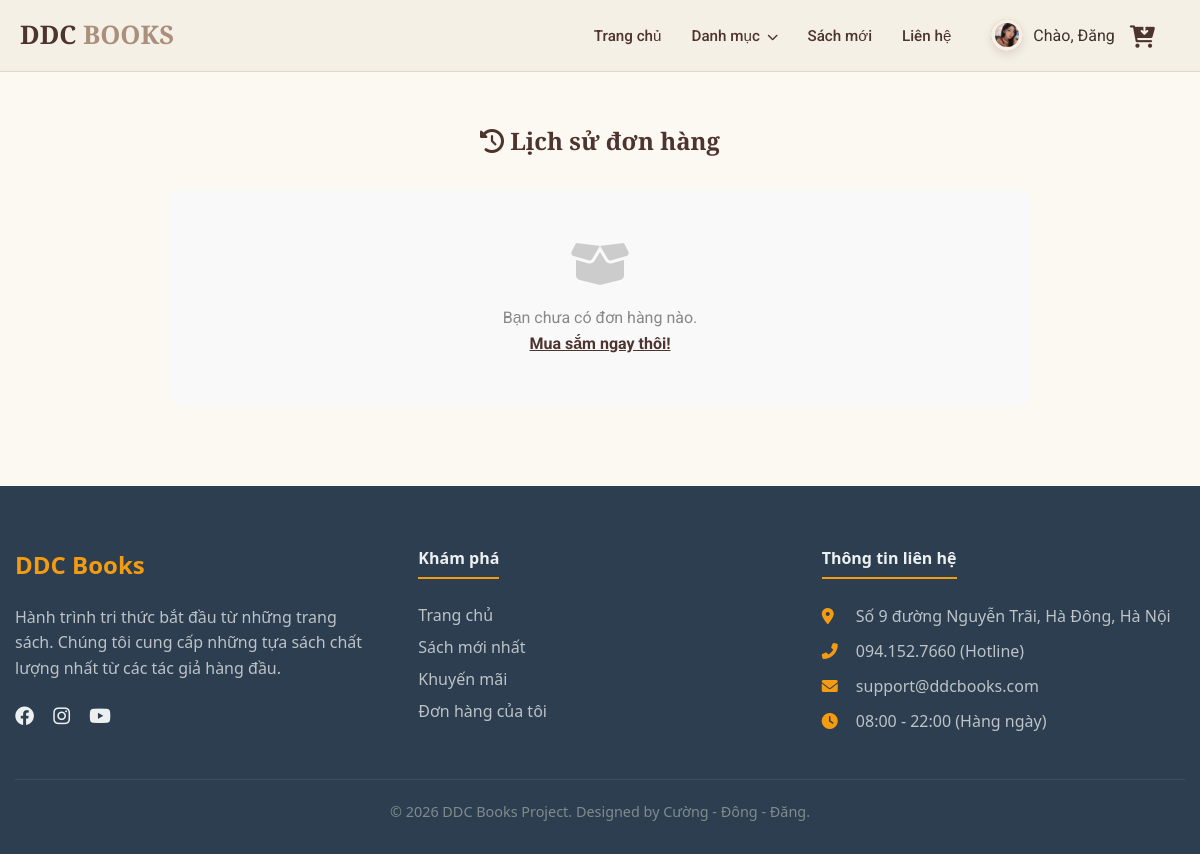
/order-history/ (signed in), run on an earlier commit of the app's database.
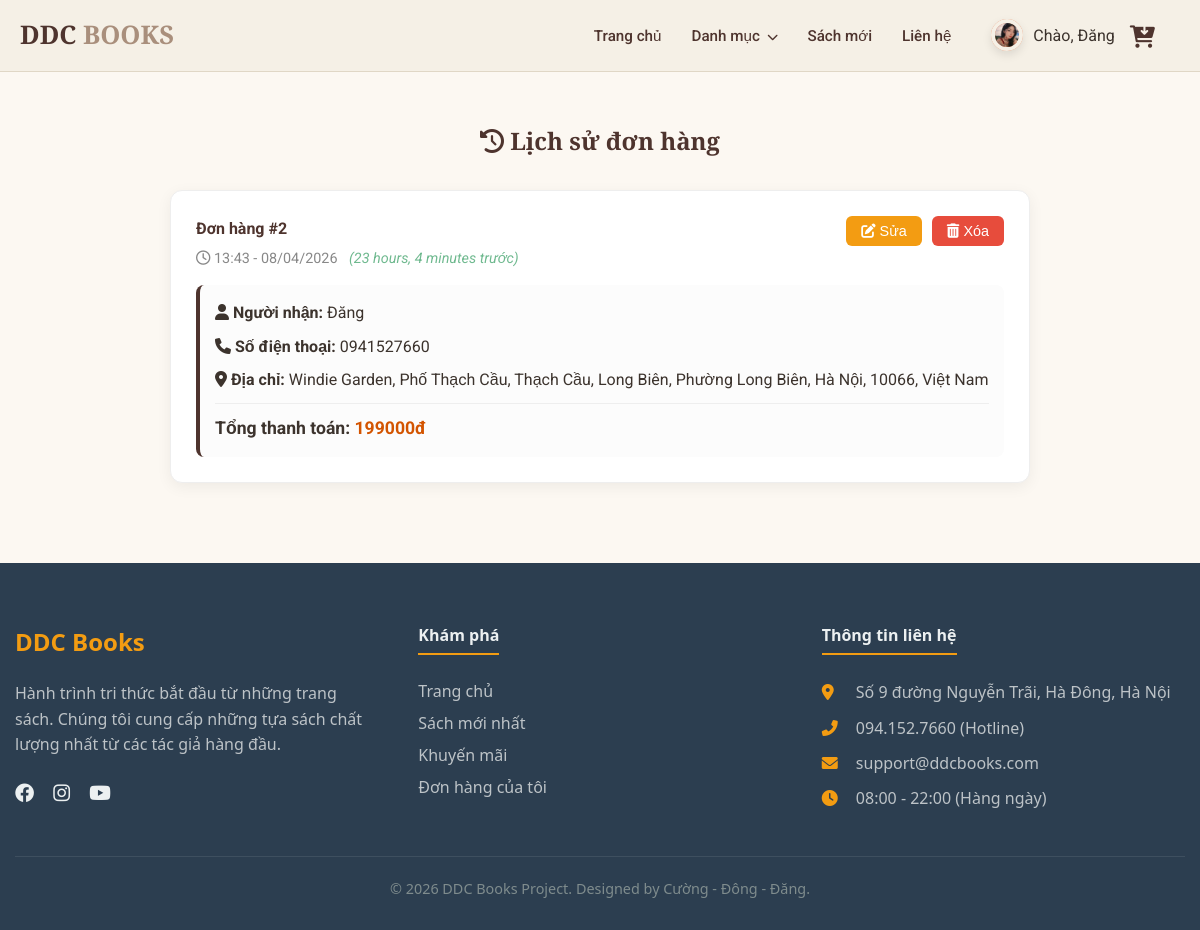
And on a later commit of the database.
### app/models.py (models this page shows, shortened)
class Order(models.Model):
    STATUS_CHOICES = (
        ('Pending', 'Chờ xử lý'),
        ('Processing', 'Đang đóng gói'),
        ('Shipped', 'Đang giao'),
        ('Delivered', 'Đã giao'),
        ('Cancelled', 'Đã hủy'),
    )
    user = models.ForeignKey(User, on_delete=models.CASCADE)
    full_name = models.CharField(max_length=255)
    phone = models.CharField(max_length=20)
    address = models.TextField()
    total_price = models.DecimalField(max_digits=12, decimal_places=0)
    created_at = models.DateTimeField(auto_now_add=True)
    status = models.CharField(max_length=20, choices=STATUS_CHOICES, default='Pending')

### app/views.py (the view)
# urls.py: path('order-history/', views.order_history, name='order_history'),
@login_required
def order_history(request):
    orders = Order.objects.filter(user=request.user).order_by('-created_at')
    return render(request, 'app/order_history.html', {'orders': orders})

### app/templates/app/order_history.html (shortened to what this page needs)
{% extends 'app/base.html' %}
{% block content %}
<div class="container" style="margin-top: 50px; margin-bottom: 80px; max-width: 900px;">
    <h2 style="text-align: center; color: #4E342E; font-family: 'Playfair Display', serif; margin-bottom: 30px;">
        <i class="fas fa-history"></i> Lịch sử đơn hàng
    </h2>
    {% for order in orders %}
    <div style="background: #fff; border-radius: 12px; padding: 25px; margin-bottom: 25px; border: 1px solid #eee; box-shadow: 0 4px 15px rgba(0,0,0,0.06);">
        <div style="display: flex; justify-content: space-between; align-items: flex-start; margin-bottom: 15px;">
            <div>
                <h4 style="color: #4E342E; margin: 0;">Đơn hàng #{{ order.id }}</h4>
                <p style="margin: 5px 0 0 0; font-size: 0.9rem; color: #888;">
                    <i class="far fa-clock"></i> {{ order.created_at|date:"H:i - d/m/Y" }}
                    <span style="margin-left: 8px; font-style: italic; color: #6fb98f;">({{ order.created_at|timesince }} trước)</span>
                </p>
            </div>
            <div style="display: flex; gap: 10px;">
                <button onclick="openEditModal('{{ order.id }}', '{{ order.full_name }}', '{{ order.phone }}', '{{ order.address }}')"
                        style="background: #f39c12; color: white; border: none; padding: 7px 15px; border-radius: 6px; cursor: pointer; font-size: 0.9rem;">
                    <i class="fas fa-edit"></i> Sửa
                </button>
                <button onclick="confirmDeleteOrder('{{ order.id }}')"
                        style="background: #e74c3c; color: white; border: none; padding: 7px 15px; border-radius: 6px; cursor: pointer; font-size: 0.9rem;">
                    <i class="fas fa-trash-alt"></i> Xóa
                </button>
            </div>
        </div>
        <div style="background: #fcfcfc; border-radius: 8px; padding: 15px; border-left: 4px solid #4E342E;">
            <p style="margin-bottom: 8px;"><strong><i class="fas fa-user"></i> Người nhận:</strong> {{ order.full_name }}</p>
            <p style="margin-bottom: 8px;"><strong><i class="fas fa-phone"></i> Số điện thoại:</strong> {{ order.phone }}</p>
            <p style="margin-bottom: 8px;"><strong><i class="fas fa-map-marker-alt"></i> Địa chỉ:</strong> {{ order.address }}</p>
            <p style="margin-top: 10px; font-size: 1.1rem; border-top: 1px solid #eee; padding-top: 10px;">
                <strong>Tổng thanh toán:</strong>
                <span style="color: #d35400; font-weight: bold;">{{ order.total_price }}đ</span>
            </p>
        </div>
    </div>
    {% empty %}
    <div style="text-align: center; padding: 50px; background: #f9f9f9; border-radius: 12px;">
        <i class="fas fa-box-open" style="font-size: 3rem; color: #ccc;"></i>
        <p style="margin-top: 15px; color: #888;">Bạn chưa có đơn hàng nào.</p>
        <a href="{% url 'home' %}" style="color: #4E342E; font-weight: bold;">Mua sắm ngay thôi!</a>
    </div>
    {% endfor %}
</div>
{% endblock %}

What changed in the data, as far as the page shows it:
added Order: id "2", created_at "13:43 - 08/04/2026", created_at "23 hours, 4 minutes", full_name "Đăng", phone "0941527660", address "Windie Garden, Phố Thạch Cầu, Thạch Cầu, Long Biên, Phường Long Biên, Hà Nội, 10066, Việt Nam", total_price "199000"
Also different on the page:
text no longer shown: "Bạn chưa có đơn hàng nào. Mua sắm ngay thôi!"
